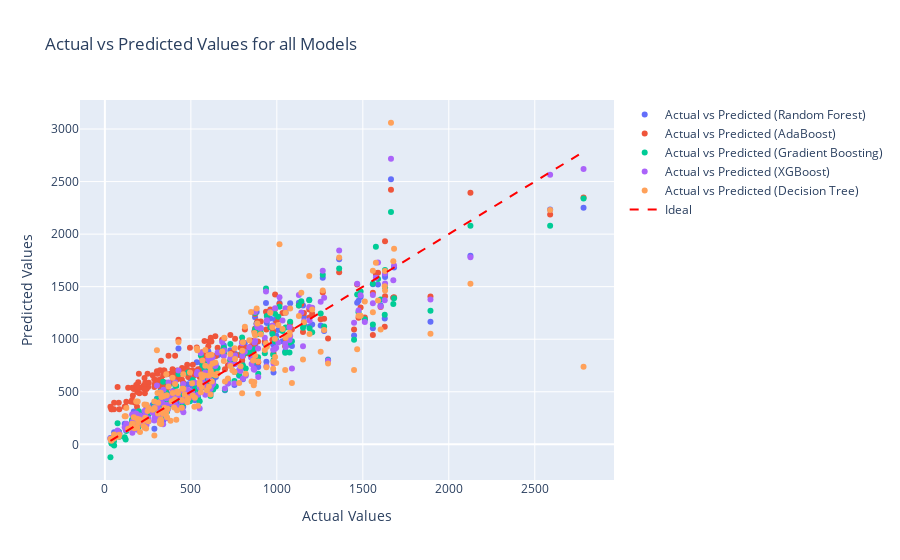

Here is the notebook cell this chart was saved with:
### Markdown cell above
Here’s a comparison of the actual and predicted results:

### Code cell
import plotly.graph_objects as go

# Predict on the test set for all models
y_preds = [model.predict(x_test) for model in [model_rf, model_ab, model_gb, model_xgb, model_dt]]

# Create a scatter plot for each model with actual vs predicted values
fig = go.Figure()

for model_name, y_pred_model in zip(["Random Forest", "AdaBoost", "Gradient Boosting", "XGBoost", "Decision Tree"], y_preds):
    fig.add_trace(go.Scatter(
        x=y_test.flatten(),
        y=y_pred_model.flatten(),
        mode='markers',
        name=f'Actual vs Predicted ({model_name})'
    ))

# Add a line representing the ideal case
fig.add_trace(go.Scatter(
    x=[min(y_test.flatten()), max(y_test.flatten())],
    y=[min(y_test.flatten()), max(y_test.flatten())],
    mode='lines',
    name='Ideal',
    line=dict(color='red', dash='dash')
))

# Update layout
fig.update_layout(
    title='Actual vs Predicted Values for all Models',
    xaxis_title='Actual Values',
    yaxis_title='Predicted Values',
    showlegend=True,
)

# Show plot
fig.show()

### Figure 1 — Plotly figure (JSON) as saved in the notebook; plotly's stock layout.template omitted (floating-point values rounded to 4 significant figures; data arrays with more than 128 entries replaced by an {"elided": "..."} marker saying what was removed)
{"data": [{"mode": "markers", "name": "Actual vs Predicted (Random Forest)", "type": "scatter", "x": {"elided": "200 float values"}, "y": {"elided": "200 float values"}}, {"mode": "markers", "name": "Actual vs Predicted (AdaBoost)", "type": "scatter", "x": {"elided": "200 float values"}, "y": {"elided": "200 float values"}}, {"mode": "markers", "name": "Actual vs Predicted (Gradient Boosting)", "type": "scatter", "x": {"elided": "200 float values"}, "y": {"elided": "200 float values"}}, {"mode": "markers", "name": "Actual vs Predicted (XGBoost)", "type": "scatter", "x": {"elided": "200 float values"}, "y": {"elided": "200 float values"}}, {"mode": "markers", "name": "Actual vs Predicted (Decision Tree)", "type": "scatter", "x": {"elided": "200 float values"}, "y": {"elided": "200 float values"}}, {"line": {"color": "red", "dash": "dash"}, "mode": "lines", "name": "Ideal", "type": "scatter", "x": [32.35, 2784.0], "y": [32.35, 2784.0]}], "layout": {"showlegend": true, "title": {"text": "Actual vs Predicted Values for all Models"}, "xaxis": {"title": {"text": "Actual Values"}}, "yaxis": {"title": {"text": "Predicted Values"}}}}
